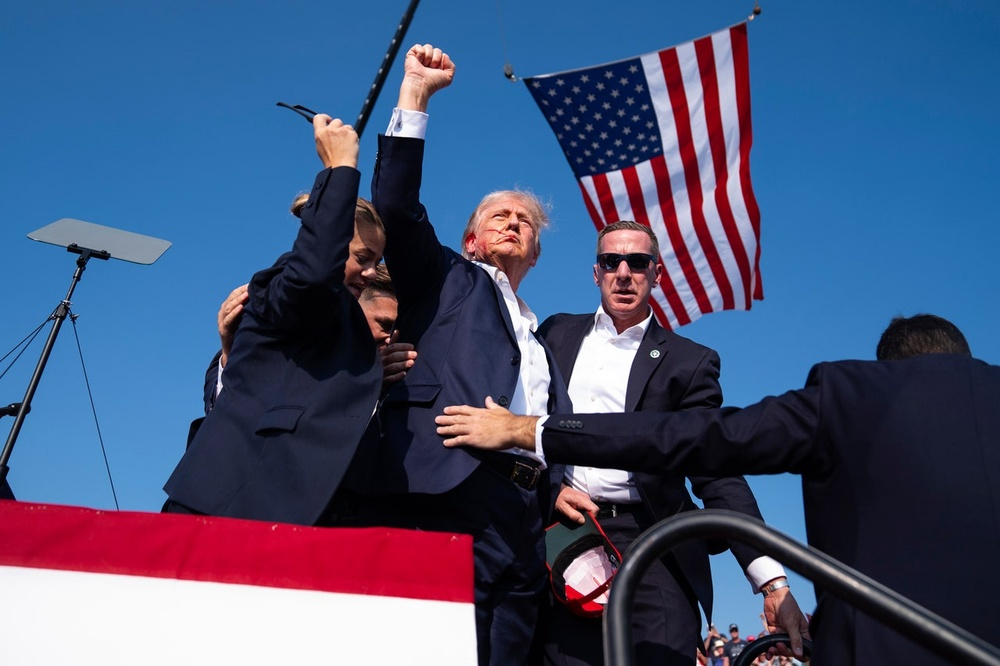
#> input picture gpu-program/face.jpg, 1000 x 666 px, shrunk from 1280 x 853 before the run
$ python cv_face.py
#> lines starting #> are read from the running program, lines starting #| are printed output that depends on the picture; after the words box and inside, x2 and y2 are one past the last pixel; in counts of white or black regions, pixels touching at a corner belong together
import cv2

print(cv2.__version__, cv2.__path__, cv2.ocl.useOpenCL())

# Load pre-trained Haar feature classifier for face detection
face_cascade = cv2.CascadeClassifier('./haarcascade_frontalface_default.xml')

# Read the image of the face to be detected
image_path = 'face.jpg'
image = cv2.imread(image_path)
#> image is the input picture: shape (666, 1000, 3); mean B, G, R 120.4, 85.8, 71.3

# Convert to greyscale
gray = cv2.cvtColor(image, cv2.COLOR_BGR2GRAY)
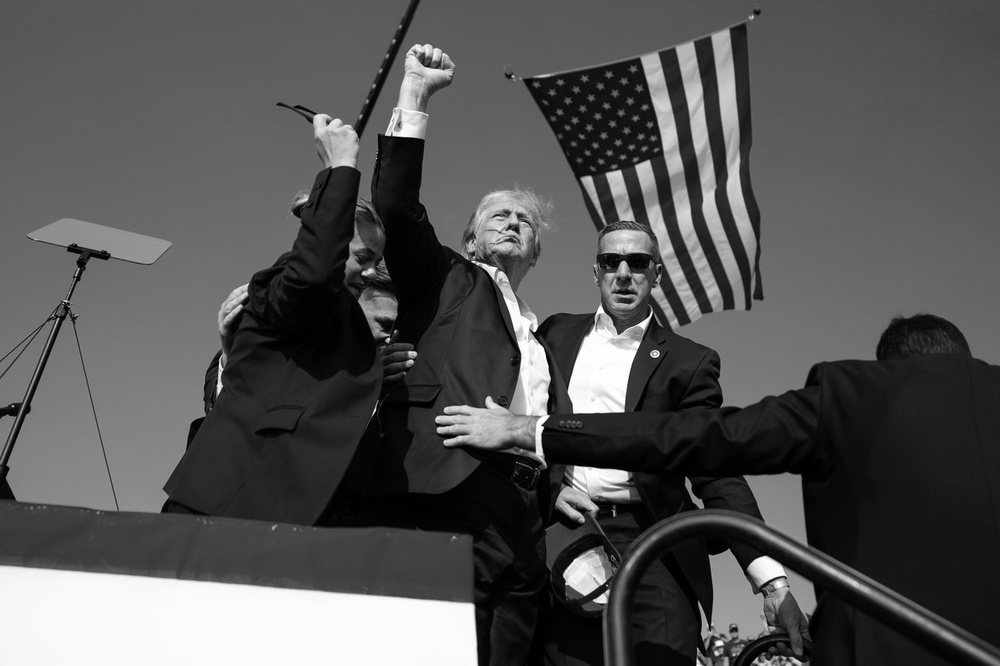
#> gray: shape (666, 1000); min 0, max 255, mean 85.4

# Detect faces in images using cascade classifiers
faces = face_cascade.detectMultiScale(gray, 1.1, 5)
#> faces = [[481, 191, 63, 63], [587, 233, 76, 76]]

# Draw a rectangle around each detected face
for (x, y, w, h) in faces:
	cv2.rectangle(image, (x, y), (x+w, y+h), (255, 0, 0), 2)
#> this loop made 2 passes
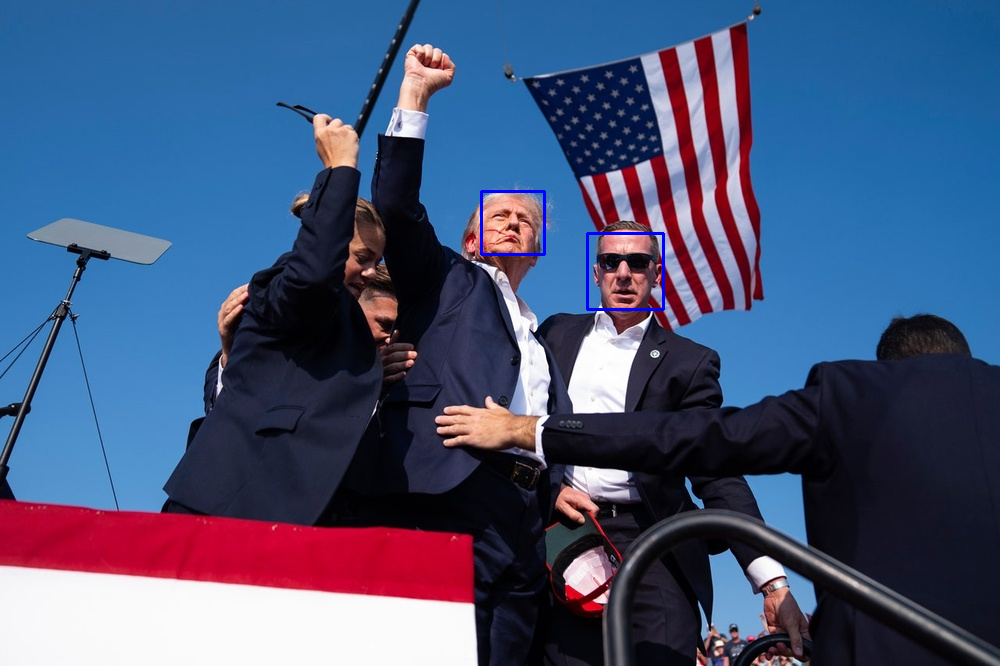
#> image: shape (666, 1000, 3); 0.25% of pixels changed, all inside (x1, y1, x2, y2) = (480, 190, 665, 311)

# Display image
cv2.imwrite('output.jpg', image)
